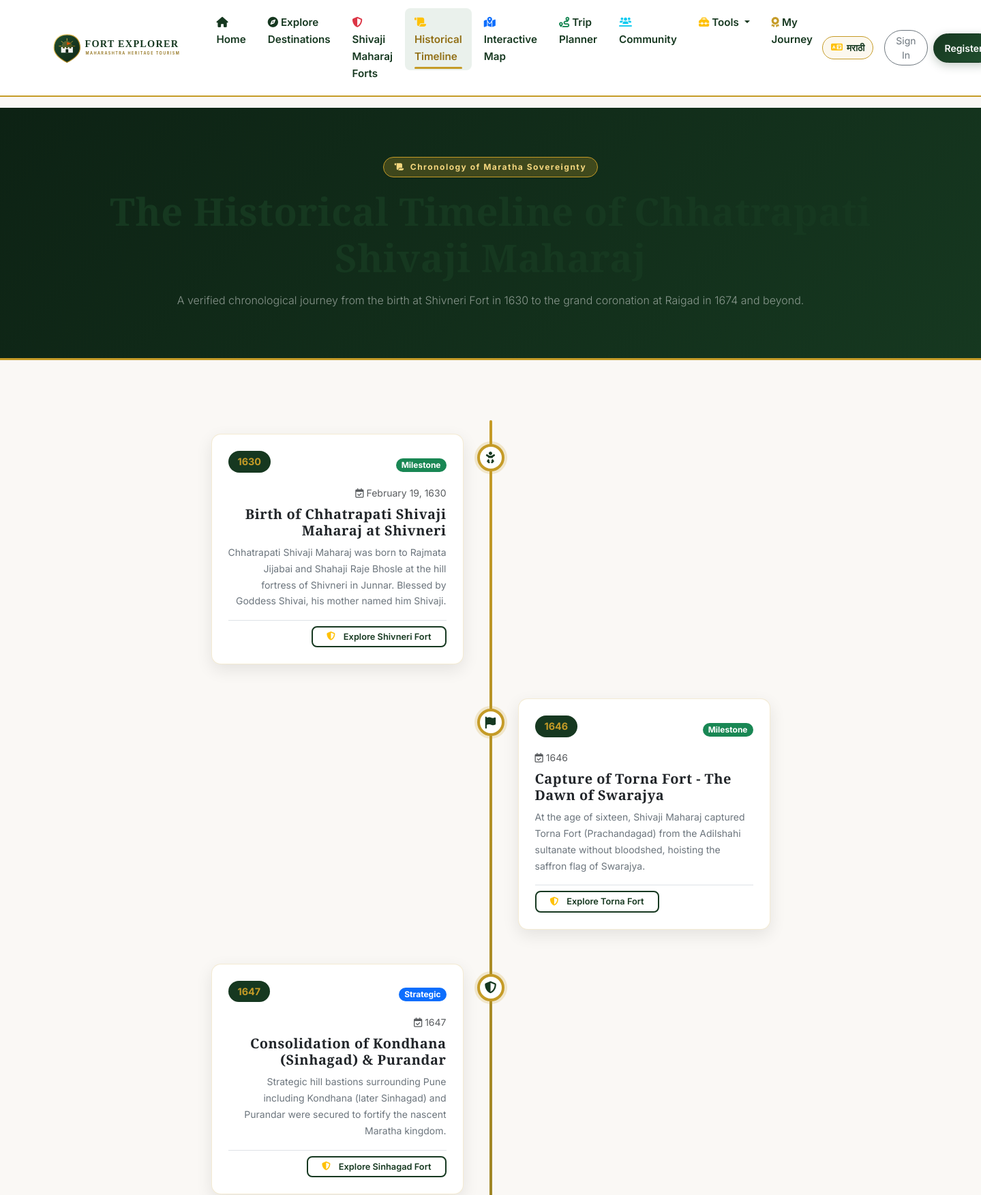
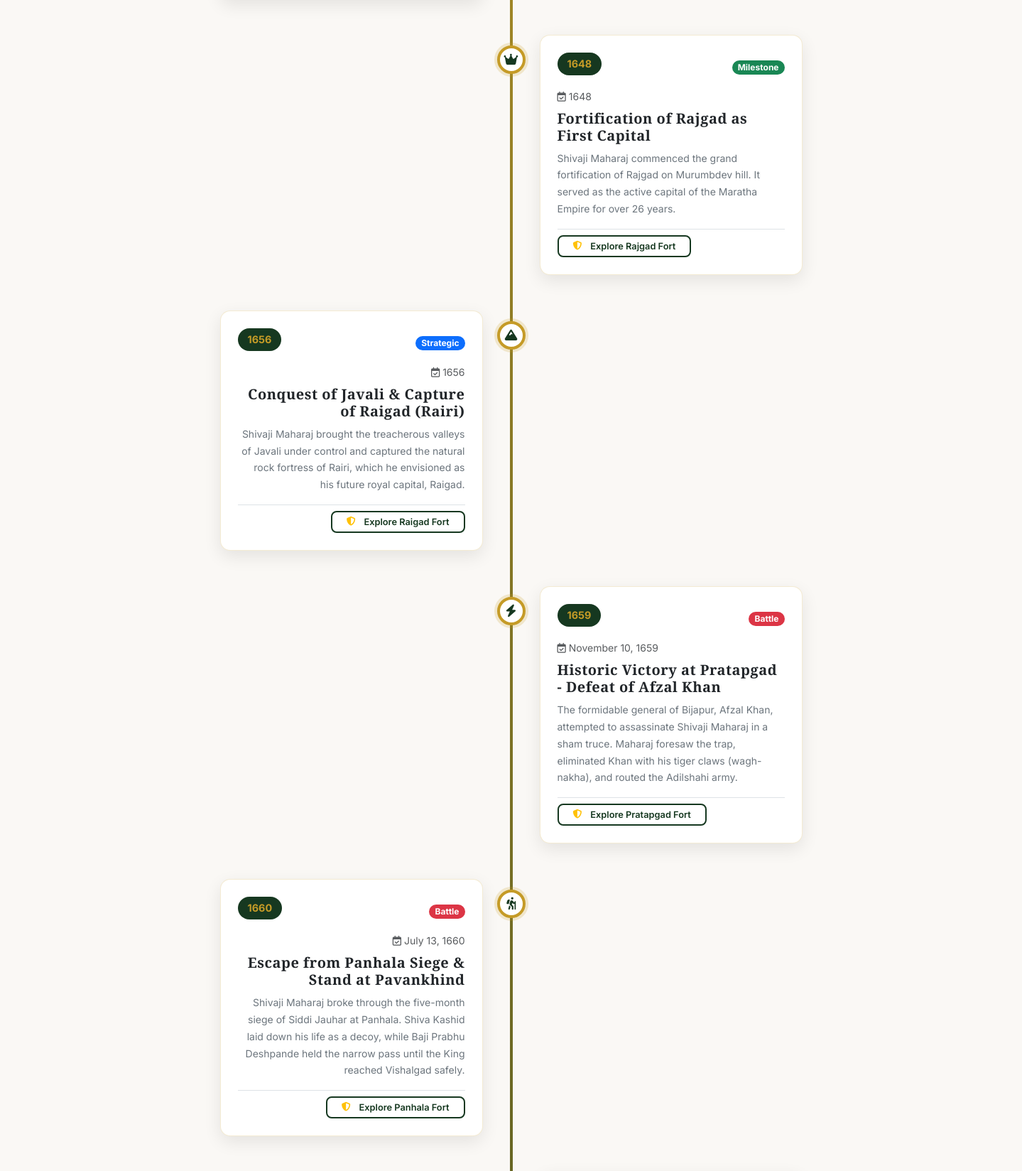
The page /history.php (upper part) on the database its author committed (2 pictures, top to bottom).
### tables this page shows
CREATE TABLE historical_events (
    id INT AUTO_INCREMENT PRIMARY KEY,
    event_year INT NOT NULL,
    date_formatted VARCHAR(100),
    title_en VARCHAR(200) NOT NULL,
    title_mr VARCHAR(200) NOT NULL,
    description_en TEXT NOT NULL,
    description_mr TEXT NOT NULL,
    related_destination_id INT DEFAULT NULL,
    icon_name VARCHAR(50) DEFAULT 'fa-landmark',
    importance_level ENUM('Milestone', 'Battle', 'Coronation', 'Treaty', 'Strategic') DEFAULT 'Milestone',
    created_at TIMESTAMP DEFAULT CURRENT_TIMESTAMP,
    FOREIGN KEY (related_destination_id) REFERENCES destinations(id) ON DELETE SET NULL,
    INDEX idx_history_year (event_year)
);

CREATE TABLE destinations (
    id INT AUTO_INCREMENT PRIMARY KEY,
    category_id INT NOT NULL,
    district_id INT NOT NULL,
    name VARCHAR(150) NOT NULL,
    name_mr VARCHAR(150) NOT NULL,
    slug VARCHAR(160) NOT NULL UNIQUE,
    short_description TEXT NOT NULL,
    short_description_mr TEXT NOT NULL,
    overview LONGTEXT NOT NULL,
    historical_significance LONGTEXT,
    historical_significance_mr LONGTEXT,
    shivaji_connection LONGTEXT,
    shivaji_connection_mr LONGTEXT,
    architecture_notes LONGTEXT,
    major_attractions LONGTEXT,
    latitude DECIMAL(10, 7) NOT NULL,
    longitude DECIMAL(10, 7) NOT NULL,
    altitude_meters INT DEFAULT NULL,
    address VARCHAR(255) NOT NULL,
    best_season VARCHAR(100) NOT NULL,
    opening_hours VARCHAR(150) DEFAULT 'Open 24 hours / Daylight trekking recommended',
    entry_fees VARCHAR(150) DEFAULT 'Free / Nominal ASI ticket if applicable',
    is_timing_verified TINYINT(1) DEFAULT 1,
    how_to_reach_road TEXT,
    how_to_reach_rail TEXT,
    how_to_reach_air TEXT,
    distance_from_pune_km INT DEFAULT NULL,
    distance_from_mumbai_km INT DEFAULT NULL,
    facilities VARCHAR(255) DEFAULT 'Parking, Tea Stalls, Local Guides',
    safety_tips TEXT,
    difficulty_level ENUM('Easy', 'Moderate', 'Challenging', 'Difficult') DEFAULT 'Moderate',
    trek_duration_hours DECIMAL(3, 1) DEFAULT 2.5,
    is_featured TINYINT(1) DEFAULT 0,
    is_shivaji_fort TINYINT(1) DEFAULT 0,
    primary_image VARCHAR(500) NOT NULL,
    created_at TIMESTAMP DEFAULT CURRENT_TIMESTAMP,
    updated_at TIMESTAMP DEFAULT CURRENT_TIMESTAMP ON UPDATE CURRENT_TIMESTAMP,
    FOREIGN KEY (category_id) REFERENCES destination_categories(id) ON DELETE RESTRICT,
    FOREIGN KEY (district_id) REFERENCES districts(id) ON DELETE RESTRICT,
    INDEX idx_dest_category (category_id),
    INDEX idx_dest_district (district_id),
    INDEX idx_dest_featured (is_featured),
    INDEX idx_dest_shivaji (is_shivaji_fort),
    INDEX idx_dest_slug (slug)
);

### includes/lang.php (called while the page is built, shortened)
<?php
function current_lang(): string {
    return $_SESSION['lang'] ?? 'en';
}
function is_marathi(): bool {
    return current_lang() === 'mr';
}
function t_val(?string $enValue, ?string $mrValue): string {
    return $enValue ?? '';
}

### includes/functions.php (called while the page is built, shortened)
<?php
function e(?string $string): string {
    return htmlspecialchars($string ?? '', ENT_QUOTES, 'UTF-8');
}

### history.php (the view, shortened to what this page needs)
<?php
require_once __DIR__ . '/includes/header.php';
$db = getDB();
$events = [];
if ($db) {
    try {
        $stmt = $db->query("
            SELECT he.*, d.slug AS dest_slug, d.name AS dest_name, d.name_mr AS dest_name_mr
            FROM historical_events he
            LEFT JOIN destinations d ON he.related_destination_id = d.id
            ORDER BY he.event_year ASC, he.id ASC
        ");
        $events = $stmt->fetchAll();
    } catch (Exception $e) {
    }
}
?>
<div class="py-5" style="background: linear-gradient(135deg, var(--fe-forest-dark) 0%, var(--fe-forest) 100%); color: #fff; border-bottom: 3px solid var(--fe-gold);">
    <div class="container py-4 text-center">
        <span class="badge px-3 py-2 rounded-pill mb-3" style="background: rgba(197, 155, 39, 0.25); border: 1px solid #c59b27; color: #f5d77f; letter-spacing: 1.5px;">
            <i class="fa-solid fa-scroll me-2"></i><?= is_marathi() ? 'शिवचरित्र आणि ऐतिहासिक कालपट' : 'Chronology of Maratha Sovereignty' ?>
        </span>
        <h1 class="display-4 fw-bold font-heritage mb-3">
        </h1>
        <p class="lead text-white-50 max-w-700 mx-auto mb-0 fs-6">
            <?= is_marathi()
                ? '१६३० मधील शिवनेरीवरील जन्मापासून, स्वराज्याची तोरणे बांधत, १६७४ मधील सुवर्ण राज्याभिषेकापर्यंतचा प्रेरणादायी इतिहास.'
                : 'A verified chronological journey from the birth at Shivneri Fort in 1630 to the grand coronation at Raigad in 1674 and beyond.' ?>
        </p>
    </div>
</div>
<div class="container py-5">
    <?php if (!empty($events)): ?>
        <div class="timeline-container">
            <?php foreach ($events as $idx => $event): ?>
                <?php
                $isLeft = ($idx % 2 === 0);
                $title = t_val($event['title_en'], $event['title_mr']);
                $desc = t_val($event['description_en'], $event['description_mr']);
                $relatedDestName = !empty($event['dest_name']) ? t_val($event['dest_name'], $event['dest_name_mr']) : null;
                $badgeStyle = match($event['importance_level']) {
                    'Coronation' => 'bg-warning text-dark',
                    'Battle' => 'bg-danger text-white',
                    'Treaty' => 'bg-info text-dark',
                    'Strategic' => 'bg-primary text-white',
                    default => 'bg-success text-white'
                };
                ?>
                <div class="timeline-item <?= $isLeft ? 'left' : 'right' ?>">
                    <div class="timeline-node">
                        <i class="fa-solid <?= e($event['icon_name'] ?: 'fa-landmark') ?>"></i>
                    </div>
                    <div class="timeline-card">
                        <div class="d-flex align-items-center justify-content-between mb-2">
                            <span class="timeline-year"><?= $event['event_year'] ?></span>
                            <span class="badge <?= $badgeStyle ?> rounded-pill px-2 py-1 small"><?= e($event['importance_level']) ?></span>
                        </div>
                        <?php if (!empty($event['date_formatted'])): ?>
                            <div class="small text-muted mb-2"><i class="fa-regular fa-calendar-check me-1"></i><?= e($event['date_formatted']) ?></div>
                        <?php endif; ?>
                        <h5 class="fw-bold font-heritage mb-2 text-dark"><?= e($title) ?></h5>
                        <p class="text-secondary small mb-3" style="line-height:1.7;"><?= nl2br(e($desc)) ?></p>
                        <?php if (!empty($relatedDestName) && !empty($event['dest_slug'])): ?>
                            <div class="pt-2 border-top">
                                <a href="destination.php?slug=<?= urlencode($event['dest_slug']) ?>" class="btn btn-sm btn-fe-outline py-1 px-2.5" style="font-size:0.8rem;">
                                    <i class="fa-solid fa-shield-halved me-1 text-warning"></i>Explore <?= e($relatedDestName) ?>
                                </a>
                            </div>
                        <?php endif; ?>
                    </div>
                </div>
            <?php endforeach; ?>
        </div>
    <?php endif; ?>
</div>
<?php require_once __DIR__ . '/includes/footer.php'; ?>

### assets/css/style.css (style rules this page uses)
:root { --fe-forest: #163820; --fe-forest-dark: #0d2214; --fe-forest-light: #225130; --fe-forest-soft: #eaf1ec; --fe-gold: #c59b27; --fe-gold-light: #e5b83b; --fe-gold-dark: #916f15; --fe-gold-soft: #fcf8ee; --fe-beige: #f5efe6; --fe-beige-dark: #e8dccb; --fe-offwhite: #faf8f5; --fe-charcoal: #1e2124; --fe-charcoal-light: #3d4248; --fe-muted: #6c757d; --fe-rust: #8b2616; --fe-rust-light: #aa3320; --fe-saffron: #d97706; --fe-font-serif: 'Cinzel', 'Playfair Display', Georgia, serif; --fe-font-sans: 'Inter', system-ui, -apple-system, sans-serif; --fe-font-mr: 'Noto Sans Devanagari', 'Inter', sans-serif; --fe-shadow-sm: 0 2px 8px rgba(0, 0, 0, 0.06); --fe-shadow-md: 0 8px 24px rgba(0, 0, 0, 0.09); --fe-shadow-lg: 0 16px 40px rgba(0, 0, 0, 0.14); --fe-shadow-gold: 0 8px 25px rgba(197, 155, 39, 0.25); --fe-radius-sm: 8px; --fe-radius-md: 14px; --fe-radius-lg: 20px; }
* { box-sizing: border-box; }
body { font-family: var(--fe-font-sans); background-color: var(--fe-offwhite); color: var(--fe-charcoal); line-height: 1.65; overflow-x: hidden; margin: 0; padding: 0; }
h1, h2, h3, h4, .font-heritage { font-family: var(--fe-font-serif); color: var(--fe-forest); font-weight: 700; letter-spacing: 0.5px; }
a { color: var(--fe-forest); text-decoration: none; transition: all 0.25s ease; }
.btn-fe-outline { background: transparent; color: var(--fe-forest); border: 2px solid var(--fe-forest); font-weight: 600; padding: 9px 20px; border-radius: var(--fe-radius-sm); transition: all 0.25s ease; display: inline-flex; align-items: center; gap: 8px; }
.timeline-container { position: relative; max-width: 900px; margin: 40px auto; padding: 20px 0; }
.timeline-container::before { content: ''; position: absolute; top: 0; bottom: 0; left: 50%; width: 4px; background: linear-gradient(180deg, var(--fe-gold) 0%, var(--fe-forest) 100%); transform: translateX(-50%); border-radius: 2px; }
.timeline-item { position: relative; margin-bottom: 50px; width: 50%; padding: 0 40px; }
.timeline-item.left { left: 0; text-align: right; }
.timeline-item.right { left: 50%; text-align: left; }
.timeline-node { position: absolute; top: 15px; width: 40px; height: 40px; border-radius: 50%; background: #ffffff; border: 4px solid var(--fe-gold); display: flex; align-items: center; justify-content: center; color: var(--fe-forest); font-size: 1.1rem; box-shadow: 0 0 0 4px rgba(197, 155, 39, 0.2); z-index: 2; }
.timeline-item.left .timeline-node { right: -20px; }
.timeline-item.right .timeline-node { left: -20px; }
.timeline-card { background: #ffffff; border-radius: var(--fe-radius-md); padding: 24px; box-shadow: var(--fe-shadow-md); border: 1px solid rgba(197, 155, 39, 0.2); transition: all 0.3s ease; }
.timeline-year { display: inline-block; padding: 4px 14px; background: var(--fe-forest); color: var(--fe-gold); font-weight: 700; font-size: 0.9rem; border-radius: 20px; margin-bottom: 10px; }

### rows shown on the page
historical_events: event_year "1630", importance_level "Milestone", date_formatted "February 19, 1630", title_en "Birth of Chhatrapati Shivaji Maharaj at Shivneri", desc "Chhatrapati Shivaji Maharaj was born to Rajmata Jijabai and Shahaji Raje Bhosle at the hill fortress of Shivneri in Junnar. Blessed by Goddess Shivai, his mother named him Shivaji.", related_destination.name "Shivneri Fort"
historical_events: event_year "1646", importance_level "Milestone", date_formatted "1646", title_en "Capture of Torna Fort - The Dawn of Swarajya", description_en "At the age of sixteen, Shivaji Maharaj captured Torna Fort (Prachandagad) from the Adilshahi sultanate without bloodshed, hoisting the saffron flag of Swarajya.", related_destination.name "Torna Fort"
historical_events: event_year "1647", importance_level "Strategic", date_formatted "1647", title_en "Consolidation of Kondhana (Sinhagad) & Purandar", description_en "Strategic hill bastions surrounding Pune including Kondhana (later Sinhagad) and Purandar were secured to fortify the nascent Maratha kingdom.", related_destination.name "Sinhagad Fort"
historical_events: event_year "1648", importance_level "Milestone", date_formatted "1648", title_en "Fortification of Rajgad as First Capital", description_en "Shivaji Maharaj commenced the grand fortification of Rajgad on Murumbdev hill. It served as the active capital of the Maratha Empire for over 26 years.", related_destination.name "Rajgad Fort"
historical_events: event_year "1656", importance_level "Strategic", date_formatted "1656", title_en "Conquest of Javali & Capture of Raigad (Rairi)", desc "Shivaji Maharaj brought the treacherous valleys of Javali under control and captured the natural rock fortress of Rairi, which he envisioned as his future royal capital, Raigad.", related_destination.name "Raigad Fort"
historical_events: event_year "1659", importance_level "Battle", date_formatted "November 10, 1659", title_en "Historic Victory at Pratapgad - Defeat of Afzal Khan", desc "The formidable general of Bijapur, Afzal Khan, attempted to assassinate Shivaji Maharaj in a sham truce. Maharaj foresaw the trap, eliminated Khan with his tiger claws (wagh-nakha), and routed the Adilshahi army.", related_destination.name "Pratapgad Fort"
historical_events: event_year "1660", importance_level "Battle", date_formatted "July 13, 1660", title_en "Escape from Panhala Siege & Stand at Pavankhind", desc "Shivaji Maharaj broke through the five-month siege of Siddi Jauhar at Panhala. Shiva Kashid laid down his life as a decoy, while Baji Prabhu Deshpande held the narrow pass until the King reached Vishalgad safely.", related_destination.name "Panhala Fort"

### other values the page prints
__('nav_home') "Home"
__('nav_explore') "Explore Destinations"
__('nav_forts') "Shivaji Maharaj Forts"
__('nav_history') "Historical Timeline"
__('nav_map') "Interactive Map"
__('nav_trip_planner') "Trip Planner"
__('nav_my_journey') "My Journey"
$langLabel "मराठी"
__('nav_login') "Sign In"
